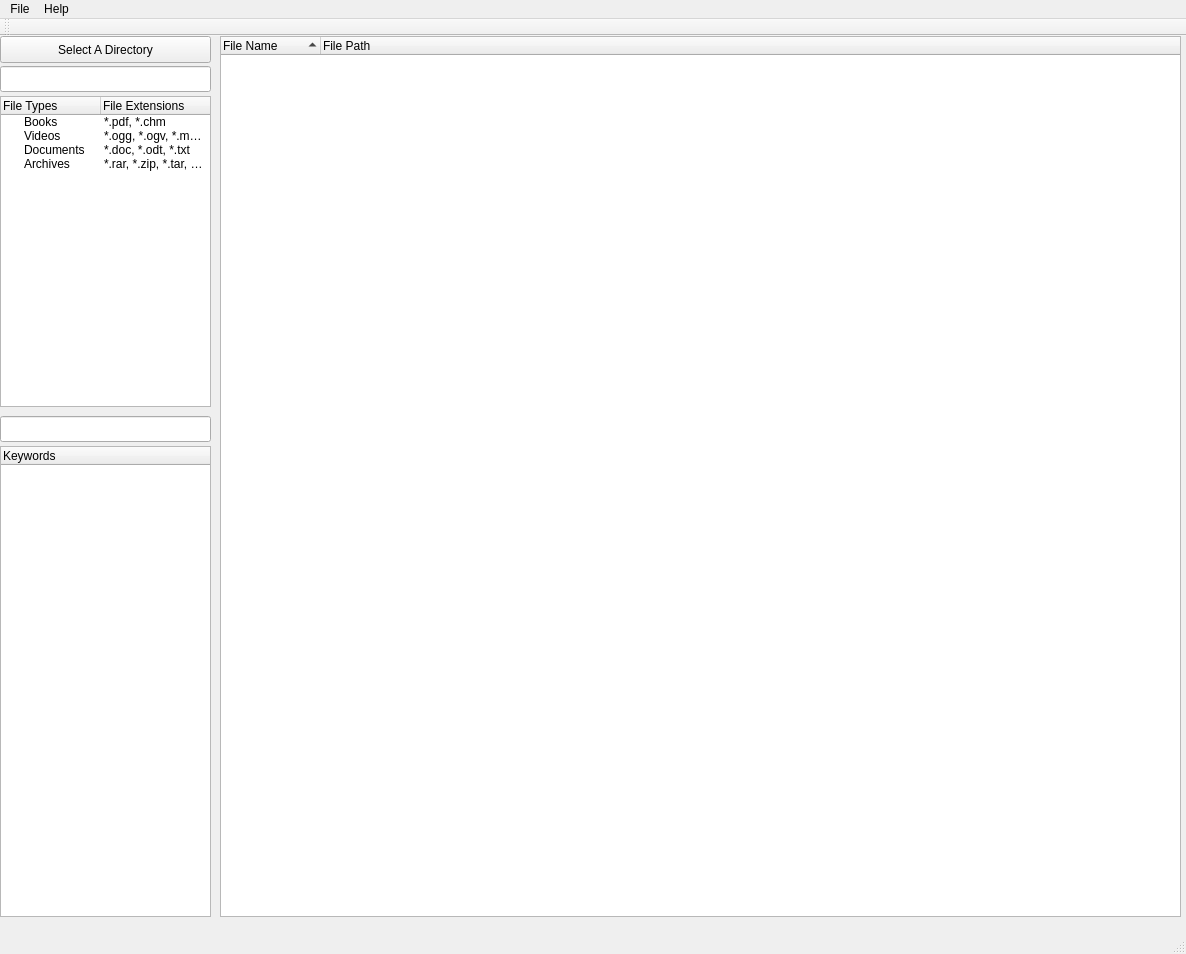
<?xml version="1.0" encoding="UTF-8"?>
<ui version="4.0">
 <class>Organizer</class>
 <widget class="QMainWindow" name="Organizer">
  <property name="geometry">
   <rect>
    <x>0</x>
    <y>0</y>
    <width>1186</width>
    <height>954</height>
   </rect>
  </property>
  <property name="windowTitle">
   <string>Organizer</string>
  </property>
  <widget class="QWidget" name="centralWidget">
   <widget class="QTreeWidget" name="fileTypesTree">
    <property name="geometry">
     <rect>
      <x>0</x>
      <y>60</y>
      <width>211</width>
      <height>311</height>
     </rect>
    </property>
    <column>
     <property name="text">
      <string>File Types</string>
     </property>
    </column>
    <column>
     <property name="text">
      <string>File Extensions</string>
     </property>
    </column>
    <item>
     <property name="text">
      <string>Books</string>
     </property>
     <property name="text">
      <string>*.pdf, *.chm</string>
     </property>
    </item>
    <item>
     <property name="text">
      <string>Videos</string>
     </property>
     <property name="text">
      <string>*.ogg, *.ogv, *.mpg, *.mp4, *.mov, *.avi</string>
     </property>
    </item>
    <item>
     <property name="text">
      <string>Documents</string>
     </property>
     <property name="text">
      <string>*.doc, *.odt, *.txt</string>
     </property>
    </item>
    <item>
     <property name="text">
      <string>Archives</string>
     </property>
     <property name="text">
      <string>*.rar, *.zip, *.tar, *.tar.gz</string>
     </property>
    </item>
   </widget>
   <widget class="QLineEdit" name="pathEdit">
    <property name="geometry">
     <rect>
      <x>0</x>
      <y>30</y>
      <width>211</width>
      <height>26</height>
     </rect>
    </property>
   </widget>
   <widget class="QLineEdit" name="keywordsEdit">
    <property name="geometry">
     <rect>
      <x>0</x>
      <y>380</y>
      <width>211</width>
      <height>26</height>
     </rect>
    </property>
   </widget>
   <widget class="QTreeWidget" name="keywordsTree">
    <property name="geometry">
     <rect>
      <x>0</x>
      <y>410</y>
      <width>211</width>
      <height>471</height>
     </rect>
    </property>
    <property name="contextMenuPolicy">
     <enum>Qt::CustomContextMenu</enum>
    </property>
    <property name="editTriggers">
     <set>QAbstractItemView::EditKeyPressed</set>
    </property>
    <column>
     <property name="text">
      <string>Keywords</string>
     </property>
    </column>
   </widget>
   <widget class="QTreeWidget" name="fileListTree">
    <property name="geometry">
     <rect>
      <x>220</x>
      <y>0</y>
      <width>961</width>
      <height>881</height>
     </rect>
    </property>
    <property name="contextMenuPolicy">
     <enum>Qt::CustomContextMenu</enum>
    </property>
    <property name="selectionMode">
     <enum>QAbstractItemView::MultiSelection</enum>
    </property>
    <property name="sortingEnabled">
     <bool>true</bool>
    </property>
    <attribute name="headerShowSortIndicator" stdset="0">
     <bool>true</bool>
    </attribute>
    <column>
     <property name="text">
      <string>File Name</string>
     </property>
    </column>
    <column>
     <property name="text">
      <string>File Path</string>
     </property>
    </column>
   </widget>
   <widget class="QPushButton" name="pushButton">
    <property name="geometry">
     <rect>
      <x>0</x>
      <y>0</y>
      <width>211</width>
      <height>27</height>
     </rect>
    </property>
    <property name="text">
     <string>Select A Directory</string>
    </property>
   </widget>
  </widget>
  <widget class="QMenuBar" name="menuBar">
   <property name="geometry">
    <rect>
     <x>0</x>
     <y>0</y>
     <width>1186</width>
     <height>25</height>
    </rect>
   </property>
   <widget class="QMenu" name="menuFile">
    <property name="title">
     <string>File</string>
    </property>
    <addaction name="actionClose"/>
   </widget>
   <widget class="QMenu" name="menuHelp">
    <property name="title">
     <string>Help</string>
    </property>
    <addaction name="actionAbout"/>
   </widget>
   <addaction name="menuFile"/>
   <addaction name="menuHelp"/>
  </widget>
  <widget class="QToolBar" name="mainToolBar">
   <attribute name="toolBarArea">
    <enum>TopToolBarArea</enum>
   </attribute>
   <attribute name="toolBarBreak">
    <bool>false</bool>
   </attribute>
  </widget>
  <widget class="QStatusBar" name="statusBar"/>
  <action name="actionClose">
   <property name="text">
    <string>Close</string>
   </property>
  </action>
  <action name="actionAbout">
   <property name="text">
    <string>About</string>
   </property>
  </action>
 </widget>
 <layoutdefault spacing="6" margin="11"/>
 <resources/>
 <connections>
  <connection>
   <sender>keywordsEdit</sender>
   <signal>returnPressed()</signal>
   <receiver>Organizer</receiver>
   <slot>addNewKeyword()</slot>
   <hints>
    <hint type="sourcelabel">
     <x>186</x>
     <y>433</y>
    </hint>
    <hint type="destinationlabel">
     <x>214</x>
     <y>371</y>
    </hint>
   </hints>
  </connection>
  <connection>
   <sender>fileTypesTree</sender>
   <signal>itemDoubleClicked(QTreeWidgetItem*,int)</signal>
   <receiver>Organizer</receiver>
   <slot>startSearch(QTreeWidgetItem*,int)</slot>
   <hints>
    <hint type="sourcelabel">
     <x>168</x>
     <y>147</y>
    </hint>
    <hint type="destinationlabel">
     <x>215</x>
     <y>67</y>
    </hint>
   </hints>
  </connection>
  <connection>
   <sender>fileListTree</sender>
   <signal>itemDoubleClicked(QTreeWidgetItem*,int)</signal>
   <receiver>Organizer</receiver>
   <slot>openFileOrDirectory(QTreeWidgetItem*,int)</slot>
   <hints>
    <hint type="sourcelabel">
     <x>237</x>
     <y>46</y>
    </hint>
    <hint type="destinationlabel">
     <x>216</x>
     <y>49</y>
    </hint>
   </hints>
  </connection>
  <connection>
   <sender>keywordsTree</sender>
   <signal>customContextMenuRequested(QPoint)</signal>
   <receiver>Organizer</receiver>
   <slot>showKeywordsTreeMenu(QPoint)</slot>
   <hints>
    <hint type="sourcelabel">
     <x>210</x>
     <y>510</y>
    </hint>
    <hint type="destinationlabel">
     <x>213</x>
     <y>431</y>
    </hint>
   </hints>
  </connection>
  <connection>
   <sender>actionClose</sender>
   <signal>triggered()</signal>
   <receiver>Organizer</receiver>
   <slot>close()</slot>
   <hints>
    <hint type="sourcelabel">
     <x>-1</x>
     <y>-1</y>
    </hint>
    <hint type="destinationlabel">
     <x>675</x>
     <y>374</y>
    </hint>
   </hints>
  </connection>
  <connection>
   <sender>fileListTree</sender>
   <signal>customContextMenuRequested(QPoint)</signal>
   <receiver>Organizer</receiver>
   <slot>showFilesTreeMenu(QPoint)</slot>
   <hints>
    <hint type="sourcelabel">
     <x>231</x>
     <y>132</y>
    </hint>
    <hint type="destinationlabel">
     <x>215</x>
     <y>99</y>
    </hint>
   </hints>
  </connection>
  <connection>
   <sender>pushButton</sender>
   <signal>clicked(bool)</signal>
   <receiver>Organizer</receiver>
   <slot>showFileDialog(bool)</slot>
   <hints>
    <hint type="sourcelabel">
     <x>28</x>
     <y>58</y>
    </hint>
    <hint type="destinationlabel">
     <x>16</x>
     <y>104</y>
    </hint>
   </hints>
  </connection>
  <connection>
   <sender>keywordsTree</sender>
   <signal>itemDoubleClicked(QTreeWidgetItem*,int)</signal>
   <receiver>Organizer</receiver>
   <slot>editKeyword(QTreeWidgetItem*,int)</slot>
   <hints>
    <hint type="sourcelabel">
     <x>202</x>
     <y>722</y>
    </hint>
    <hint type="destinationlabel">
     <x>215</x>
     <y>721</y>
    </hint>
   </hints>
  </connection>
  <connection>
   <sender>keywordsTree</sender>
   <signal>itemChanged(QTreeWidgetItem*,int)</signal>
   <receiver>Organizer</receiver>
   <slot>keywordEdited(QTreeWidgetItem*,int)</slot>
   <hints>
    <hint type="sourcelabel">
     <x>195</x>
     <y>795</y>
    </hint>
    <hint type="destinationlabel">
     <x>215</x>
     <y>796</y>
    </hint>
   </hints>
  </connection>
 </connections>
 <slots>
  <slot>addNewKeyword()</slot>
  <slot>startSearch(QTreeWidgetItem*,int)</slot>
  <slot>openFileOrDirectory(QTreeWidgetItem*,int)</slot>
  <slot>showKeywordsTreeMenu(QPoint)</slot>
  <slot>showFilesTreeMenu(QPoint)</slot>
  <slot>showFileDialog(bool)</slot>
  <slot>editKeyword(QTreeWidgetItem*,int)</slot>
  <slot>keywordEdited(QTreeWidgetItem*,int)</slot>
 </slots>
</ui>
